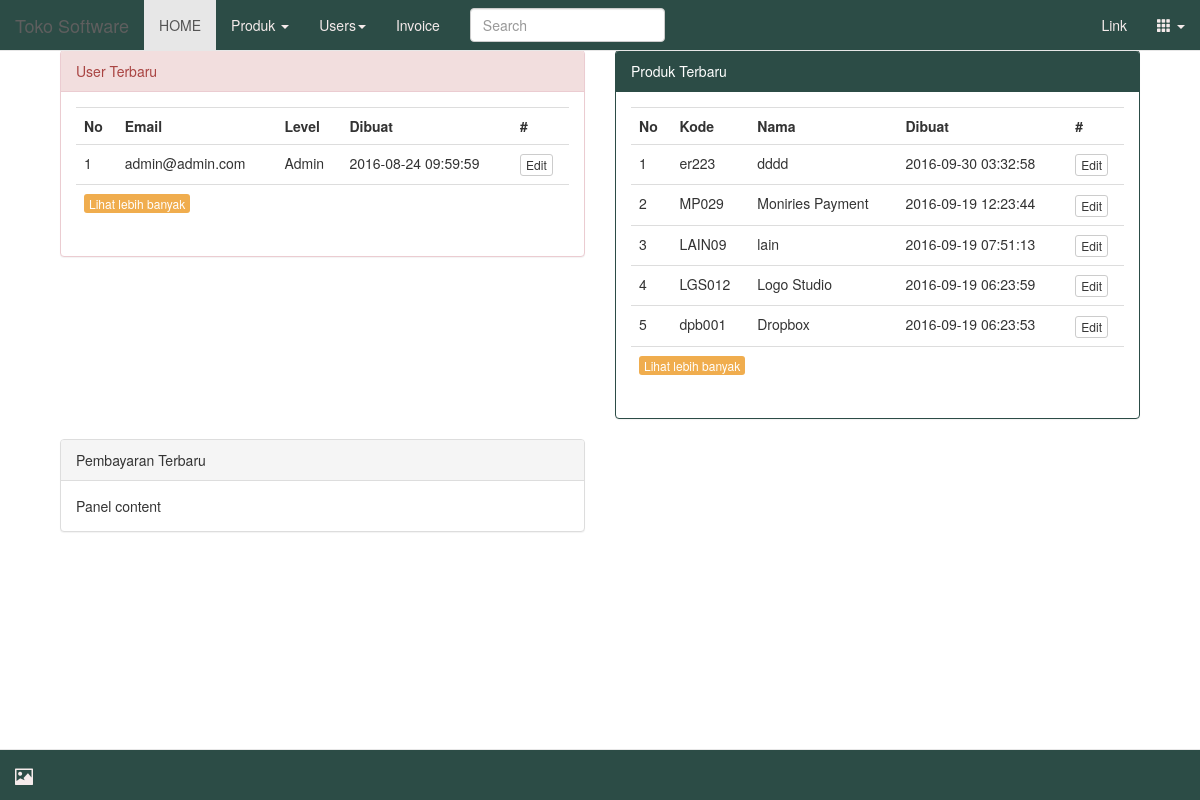
/index.php/panel/software (signed in), run on the app's committed database.
### tables this page shows
CREATE TABLE `users` (
  `ID` int(11) NOT NULL,
  `user_email` varchar(100) NOT NULL COMMENT '* tidak boleh ada yang sama',
  `user_pass` varchar(200) NOT NULL,
  `user_level` varchar(3) NOT NULL DEFAULT '10' COMMENT '00:admin;01:marketing;03:editor;10:user;',
  `user_registered_date` timestamp NOT NULL DEFAULT CURRENT_TIMESTAMP,
  `user_activation_key` varchar(200) NOT NULL COMMENT 'bentuk MD5',
  `user_status` tinyint(1) NOT NULL DEFAULT '1' COMMENT '0:nonaktif;1:aktif;2:banned'
);

CREATE TABLE `produk_data` (
  `ID` int(11) NOT NULL,
  `created` timestamp NOT NULL DEFAULT CURRENT_TIMESTAMP ON UPDATE CURRENT_TIMESTAMP,
  `id_user` int(11) NOT NULL,
  `kode_produk` char(10) NOT NULL,
  `slug` varchar(250) NOT NULL,
  `nama_produk` char(30) NOT NULL,
  `id_kategori` int(11) NOT NULL,
  `harga_beli` int(11) NOT NULL,
  `harga_jual` int(11) NOT NULL,
  `diskon` tinyint(4) NOT NULL,
  `url_demo` tinytext NOT NULL,
  `status` int(11) NOT NULL
);

### application/modules/panel/controllers/Software.php (called while the page is built, shortened)
<?php if ( ! defined('BASEPATH')) exit('No direct script access allowed');
class Software extends CI_Controller {
	function __construct(){
		$this->load->helper(['Software','admin']);
		$this->load->model('software_model','model');
	}
	function index(){
		$this->dashboard();
	}
	function dashboard(){
		$data['data_content']='Dashboard';
		$data['data']=array(
			'produkTerbaru'=>$this->model->pilih_produk_terbaru(5),
			'userTerbaru'=>$this->model->pilih_user_terbaru(5),
		);
		$data['aktif_menu']=1;
		$this->load->view('Index',$data);
	}
}

### index.php (called while the page is built, shortened)
<?php
require_once BASEPATH.'core/CodeIgniter.php';

### application/modules/panel/models/Software_model.php (called while the page is built, shortened)
<?php if ( ! defined('BASEPATH')) exit('No direct script access allowed');
class Software_model extends CI_Model {
	function pilih_user_terbaru($limit){
		$this->db->limit($limit);
		$this->db->order_by('user_registered_date DESC');
		$this->db->select([
		'u.ID',
		'u.user_email as email',
		'if(u.user_level = "00","Admin",if(u.user_level = "01","Developer",if(u.user_level = "03","Editor","User"))) as level',
		'u.user_registered_date as created',
		'u.user_status as status']);
		$q=$this->db->get('users u');
		if($q->num_rows() > 0) return $q->result();
	}
	function pilih_produk_terbaru($limit){
		$this->db->limit($limit);
		$this->db->order_by('created DESC');
		$this->db->select(['p.ID','p.kode_produk as kode','p.nama_produk as nama','p.created']);
		$q=$this->db->get('produk_data p');
		if($q->num_rows() > 0) return $q->result();
	}
}

### application/modules/panel/views/Dashboard.php (the view)
<div class="col-md-6">
	<div class="panel panel-danger">
	  <div class="panel-heading">User Terbaru</div>
	  <div class="panel-body">
	    <table class="table">
	    	<tr>
	    		<th>No</th>
	    		<th>Email</th>
	    		<th>Level</th>
	    		<th>Dibuat</th>
	    		<th>#</th>
	    	</tr>
	    	<?php
	    	$no=1;
	    		if($userTerbaru):
	    			foreach($userTerbaru as $row){
	    				echo '<tr>';
	    				echo '<td>'.$no.'</td>';
	    				echo '<td>'.$row->email.'</td>';
	    				echo '<td>'.$row->level.'</td>';
	    				echo '<td>'.$row->created.'</td>';
	    				echo '<td>'.anchor('panel/software/edit_user/'.$row->ID,'Edit','class="btn btn-default btn-xs"').'</td>';
	    				$no++;
	    				echo '</tr>';
	    			}
	    		endif;
	    	?>
	    	<tr><td colspan="5"><?=anchor('panel/software/users','Lihat lebih banyak','class="btn-xs btn-warning"')?></td></tr>
	    </table>
	  </div>
	</div>
</div>
<div class="col-md-6">
	<div class="panel panel-primary">
	  <div class="panel-heading">Produk Terbaru</div>
	  <div class="panel-body">
	    <table class="table">
	    	<tr>
	    		<th>No</th>
	    		<th>Kode</th>
	    		<th>Nama</th>
	    		<th>Dibuat</th>
	    		<th>#</th>
	    	</tr>
	    	<?php
	    	$no=1;
	    		if($produkTerbaru)
	    			foreach($produkTerbaru as $row){
	    				echo '<tr>';
	    				echo '<td>'.$no.'</td>';
	    				echo '<td>'.$row->kode.'</td>';
	    				echo '<td>'.$row->nama.'</td>';
	    				echo '<td>'.$row->created.'</td>';
	    				echo '<td>'.anchor('panel/software/edit_user/'.$row->ID,'Edit','class="btn btn-default btn-xs"').'</td>';
	    				echo '</tr>';
	    				$no++;
	    			}
	    	?>
	    	<tr><td colspan="5"><?=anchor('panel/software/products','Lihat lebih banyak','class="btn-xs btn-warning"')?></td></tr>
	    </table>
	  </div>
	</div>
</div>
<div class="col-md-6">
	<div class="panel panel-default">
	  <div class="panel-heading">Pembayaran Terbaru</div>
	  <div class="panel-body">
	    Panel content
	  </div>
	</div>
</div>

### data on the page
users: user_email "admin@admin.com", level "Admin", user_registered_date "2016-08-24 09:59:59", ID "Edit"
produk_data: kode_produk "er223", nama_produk "dddd", created "2016-09-30 03:32:58", ID "Edit"
produk_data: kode_produk "MP029", nama_produk "Moniries Payment", created "2016-09-19 12:23:44", ID "Edit"
produk_data: kode_produk "LAIN09", nama_produk "lain", created "2016-09-19 07:51:13", ID "Edit"
produk_data: kode_produk "LGS012", nama_produk "Logo Studio", created "2016-09-19 06:23:59", ID "Edit"
produk_data: kode_produk "dpb001", nama_produk "Dropbox", created "2016-09-19 06:23:53", ID "Edit"
